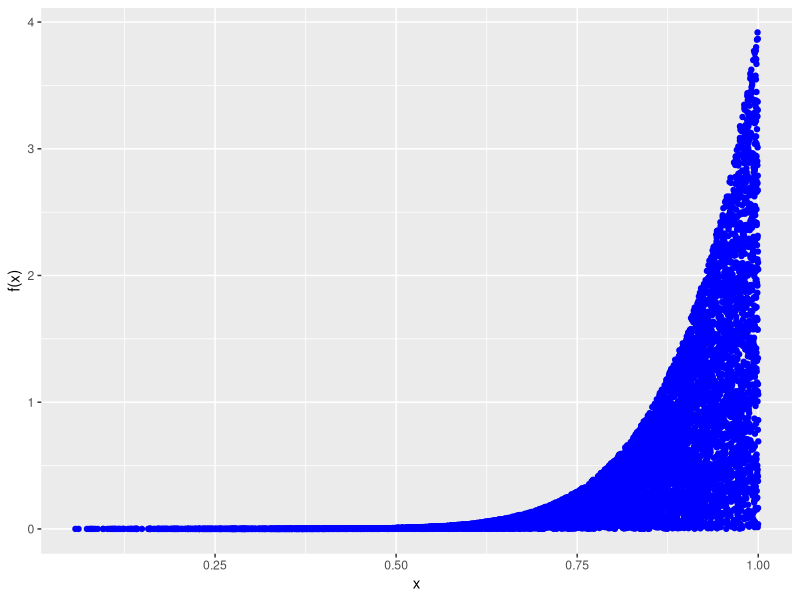

This figure's R source:
## ---- chunk 1
library(tidyverse)
## ---- chunk 2
sim <- function(x,theta){
        theta <- theta + 1
        (x)^(1/(theta-1)) #Omitimos un multiplo de theta y 
                          #cambiamos su valor para dejar de 
                          #normalizar nuestra pdf
}

fun <- function(x,theta){
        theta <- theta +1
        return(runif(1,0,1)*theta*x^(theta-1))
}
        
## ---- chunk 3
Uniforme <- runif(10000,0,1)
## ---- chunk 4
theta = 3
resultado <- data.frame("Simulacion" = sapply(Uniforme, sim, theta))
## ---- chunk 5
ggplot(data = resultado) + geom_point(mapping = aes(x = Simulacion , 
          y = sapply(Uniforme,fun,theta)), color = "blue")+xlab("x") + 
          ylab("f(x)")
## ---- chunk 6
-(mean(resultado$Simulacion)/(mean(resultado$Simulacion)-1))
## ---- chunk 7
length(resultado$Simulacion)/(-sum(sapply(resultado$Simulacion,log)))
